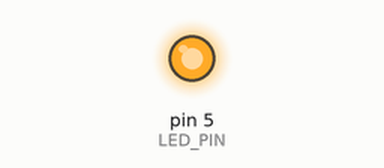
Simulated run of this sketch. Board: Arduino Uno, built with avr-gcc and run on an emulated ATmega328P. On the bench: output pins drawn as LEDs (lit = HIGH). Sleep ends after the set time or at an interrupt; what the sketch prints to the serial monitor is not drawn.

Above: at 12.4 s.
At 36.9 s:
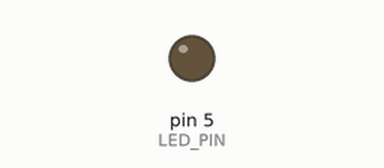
Timing chart, 0 to 64.1 s (numbered marks = the images above):
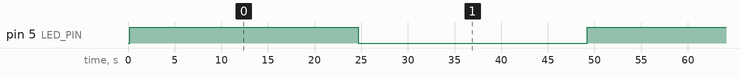

Measured:
- by itself, pin 5 (LED_PIN): alternates HIGH for 24.6 s and LOW for 24.6 s

The sketch:

timerTest.ino
```cpp
#include <avr/sleep.h>
#include <avr/power.h>
#include <avr/wdt.h>

#define LED_PIN 5

volatile int f_wdt=1;
volatile int count=0;


/***************************************************
 *  Name:        ISR(WDT_vect)
 *
 *  Returns:     Nothing.
 *
 *  Parameters:  None.
 *
 *  Description: Watchdog Interrupt Service. This
 *               is executed when watchdog timed out.
 *
 ***************************************************/
ISR(WDT_vect)
{
 if (count < 2){
   count ++;
 } else {
   f_wdt = 1;
   count = 0;
 }
}


/***************************************************
 *  Name:        enterSleep
 *
 *  Returns:     Nothing.
 *
 *  Parameters:  None.
 *
 *  Description: Enters the arduino into sleep mode.
 *
 ***************************************************/
void enterSleep(void)
{
  set_sleep_mode(SLEEP_MODE_PWR_DOWN);   /* EDIT: could also use SLEEP_MODE_PWR_DOWN for lowest power consumption. */
  sleep_enable();

  /* Now enter sleep mode. */
  sleep_mode();

  /* The program will continue from here after the WDT timeout*/
  sleep_disable(); /* First thing to do is disable sleep. */

  /* Re-enable the peripherals. */
  // power_all_enable();
}


/***************************************************
 *  Name:        setup
 *
 *  Returns:     Nothing.
 *
 *  Parameters:  None.
 *
 *  Description: Setup for the serial comms and the
 *                Watch dog timeout.
 *
 ***************************************************/
void setup()
{
  Serial.begin(9600);
  Serial.println("Initialising...");
  delay(100); //Allow for serial print to complete.

  pinMode(LED_PIN,OUTPUT);

  /*** Setup the WDT ***/

  /* Clear the reset flag. */
  MCUSR &= ~(1<<WDRF);

  /* In order to change WDE or the prescaler, we need to
   * set WDCE (This will allow updates for 4 clock cycles).
   */
  WDTCSR |= (1<<WDCE) | (1<<WDE);

  /* set new watchdog timeout prescaler value */
  WDTCSR = 1<<WDP0 | 1<<WDP3; /* 8.0 seconds */

  /* Enable the WD interrupt (note no reset). */
  WDTCSR |= _BV(WDIE);

  Serial.println("Initialisation complete.");
  delay(100); //Allow for serial print to complete.
}


/***************************************************
 *  Name:        enterSleep
 *
 *  Returns:     Nothing.
 *
 *  Parameters:  None.
 *
 *  Description: Main application loop.
 *
 ***************************************************/
void loop()
{
  if(f_wdt == 1)
  {
    /* Toggle the LED */
    digitalWrite(6, LOW);
    digitalWrite(LED_PIN, !digitalRead(LED_PIN));

    /* Don't forget to clear the flag. */
    f_wdt = 0;

      /* Re-enter sleep mode. */
    set_sleep_mode(SLEEP_MODE_PWR_DOWN);   /* EDIT: could also use SLEEP_MODE_PWR_DOWN for lowest power consumption. */
    sleep_enable();

    /* Now enter sleep mode. */
    while(count < 2)
      sleep_mode();

    /* The program will continue from here after the WDT timeout*/
    sleep_disable(); /* First thing to do is disable sleep. */

    /* Re-enable the peripherals. */
    // power_all_enable();
  }
  else
  {
    digitalWrite(6, HIGH);
  }
}
```
